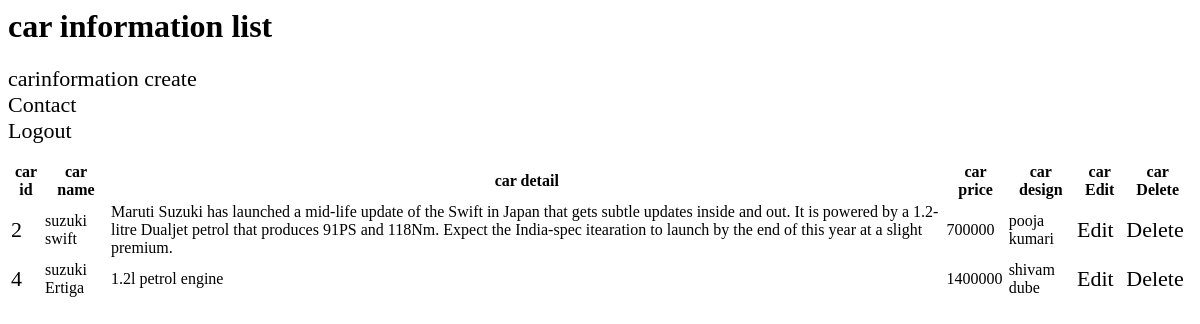
The app's page /Verna (signed in), older data.
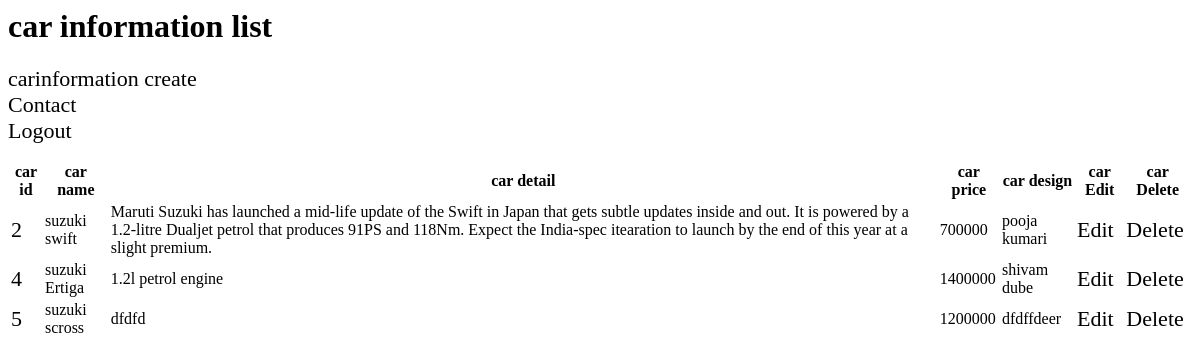
The same page, newer data.
### Verna/models.py (models this page shows, shortened)
class CarInformation(models.Model):
    name = models.CharField(max_length=25,verbose_name='car name')
    details = models.TextField(null=True,blank=True,verbose_name='car details')
    price = models.IntegerField()
    design = models.TextField(verbose_name='Designed By')
    Date = models.DateField(auto_now_add=False,verbose_name='Launching date')

### Verna/views.py (the view)
# urls.py: path('',views.carlistclassbasedview.as_view(),name='car_list'),
class carlistclassbasedview(LoginRequiredMixin,ListView):
    model = CarInformation
    paginate_by = 20
    template_name = 'Verna_temp_class/carlist.html'
    context_object_name = 'car'
    login_url = '/'

### Templates/Verna_temp_class/carlist.html (shortened to what this page needs)
{% extends 'base.html' %}
{% block body %}
    <h1>car information list</h1>
    <div><a href="{% url 'Verna:create' %}">carinformation create</a></div>
    <div><a href="{% url 'Verna:contact_page' %}"> Contact </a></div>
    <div><a href="{% url 'logout' %}"> Logout </a></div>
<table>
    <tr>
        <th>car id</th>
        <th>car name</th>
        <th>car detail</th>
        <th>car price</th>
        <th>car design</th>
        <th>car Edit</th>
        <th>car Delete</th>
    </tr>
    {% for cars in car %}
    <tr>
        <td><a href="{% url 'Verna:car_detail' cars.id %}">{{ cars.id }}</a></td>
        <td>{{cars.name}}</td>
        <td>{{cars.details}}</td>
        <td>{{cars.price}}</td>
        <td>{{cars.design}}</td>
        <td> <a href = "{% url 'Verna:car_edit' cars.id %}">Edit</a></td>
        <td> <a href = "{% url 'Verna:car_delete' cars.id %}">Delete</a></td>
    </tr>
    {% endfor %}
</table>
{% endblock body%}

Row changes from the older to the newer data that the page shows:
added CarInformation: id "5", name "suzuki scross", details "dfdfd", price "1200000", design "dfdffdeer"
